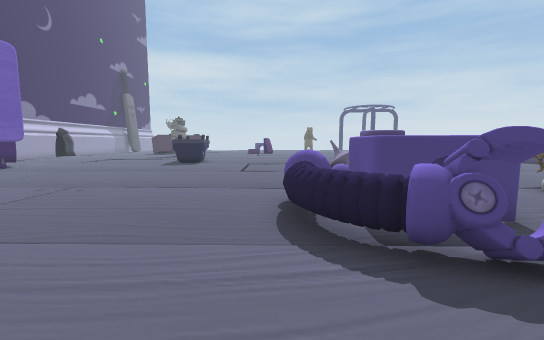
[1] (above)

24 first-person views from a walk through a Unity game level. The camera is 1.4 m above the floor, tilts 6° down and sees 90° across. The floor is counted in squares, 1 m on a side. Each view is taken from the middle of a square. On the plan, view 1 faces up. The plan holds only what a view shows up to about 13 squares ahead; the rest is blank. The place goes on beyond the plan. The player character is not drawn. Some surface patterns are stand-ins.

[2]
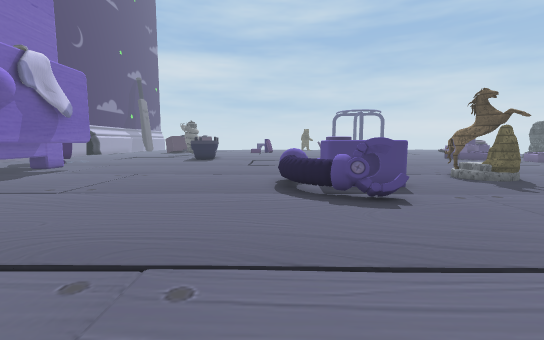

[3]
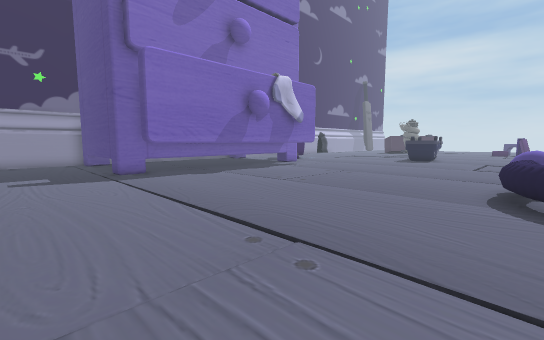

[4]
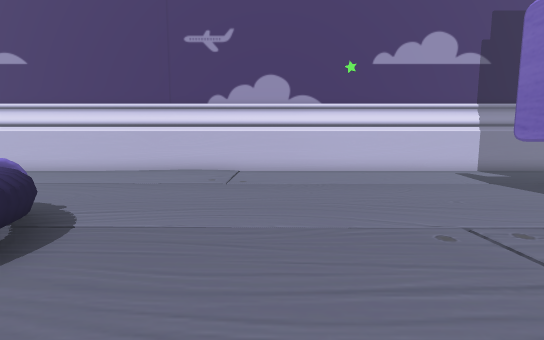

[5]
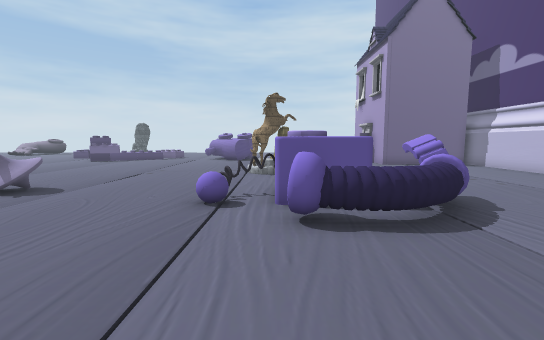

[6]
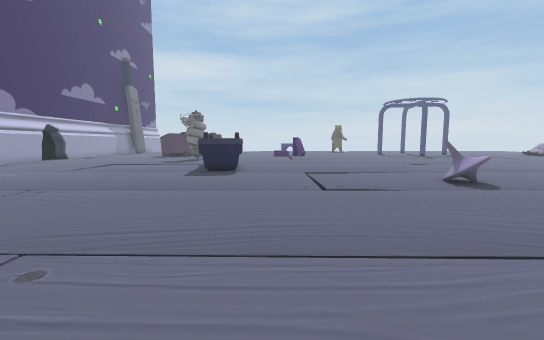

[7]
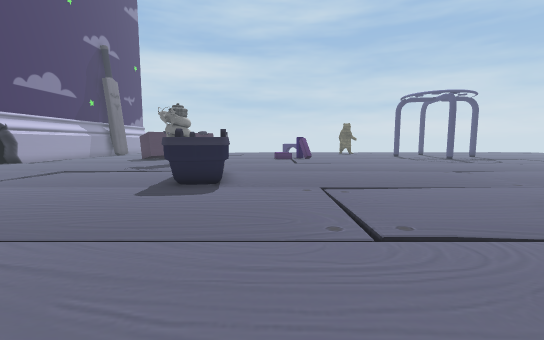

[8]
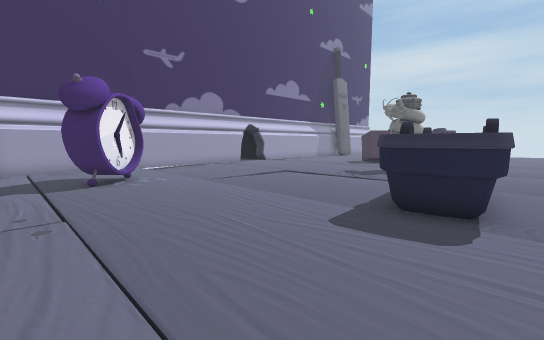

[9]
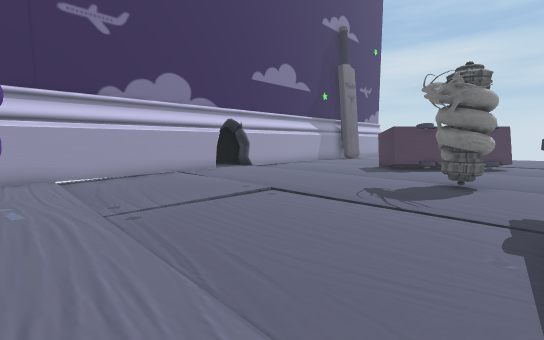

[10]
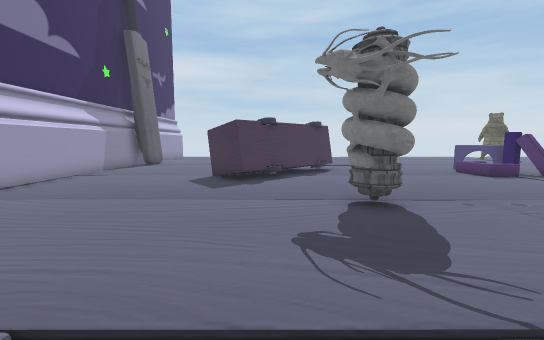

[11]
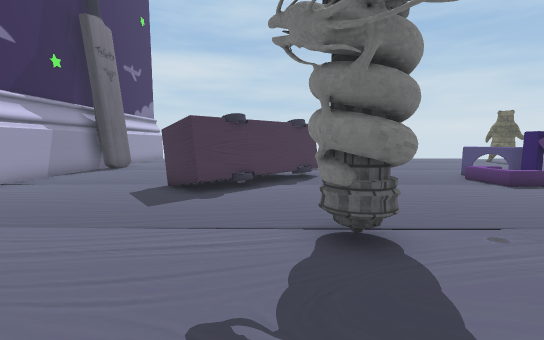

[12]
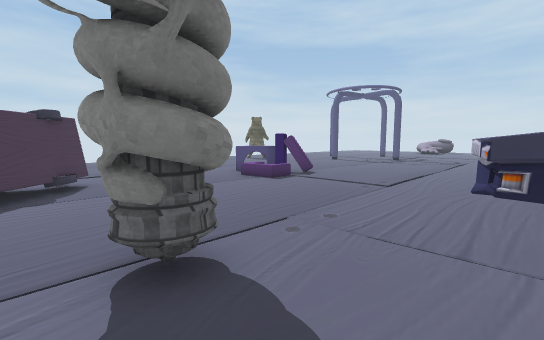

[13]
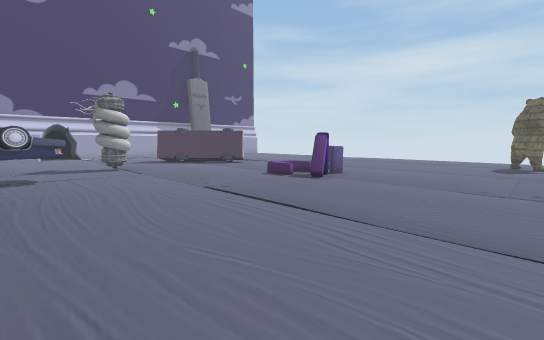

[14]
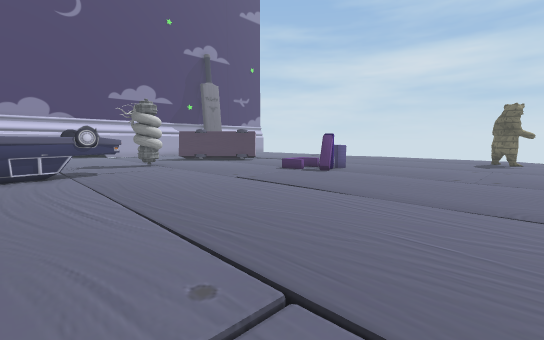

[15]
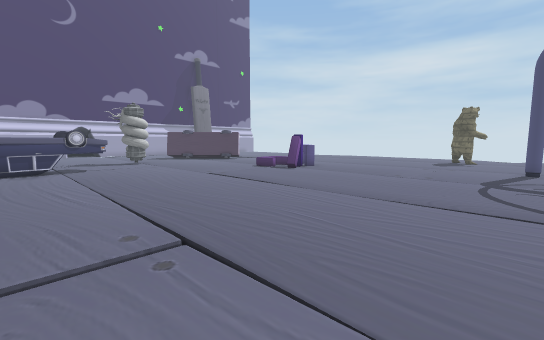

[16]
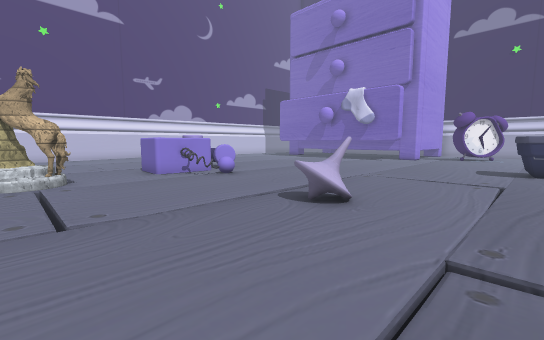

[17]
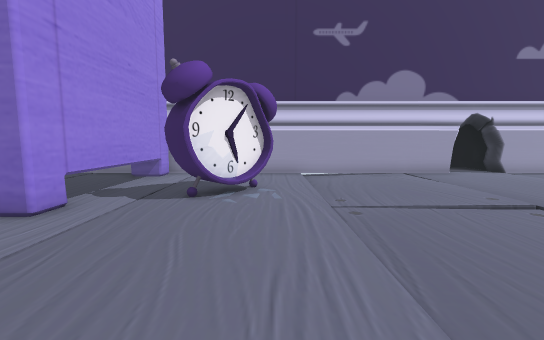

[18]
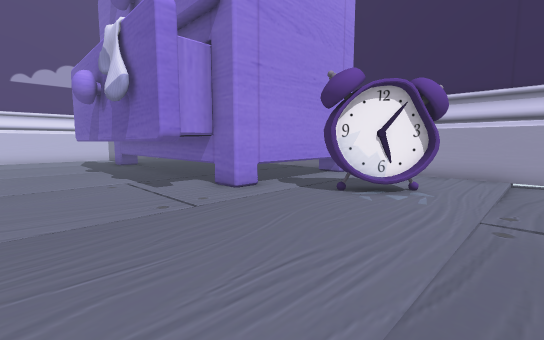

[19]
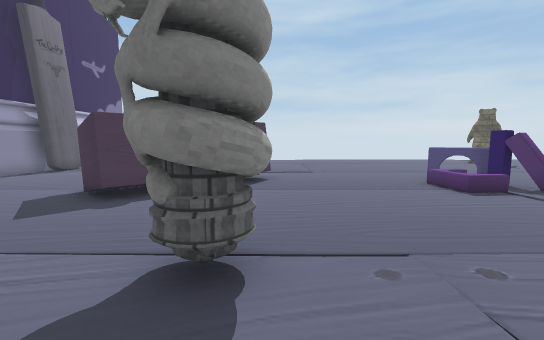

[20]
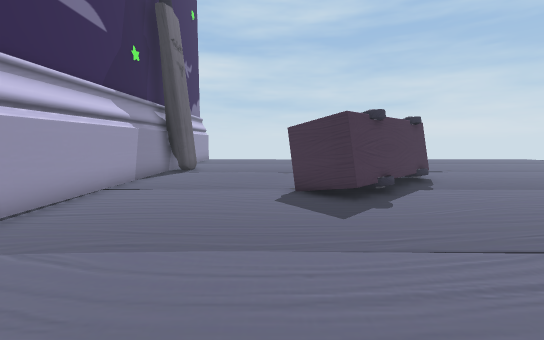

[21]
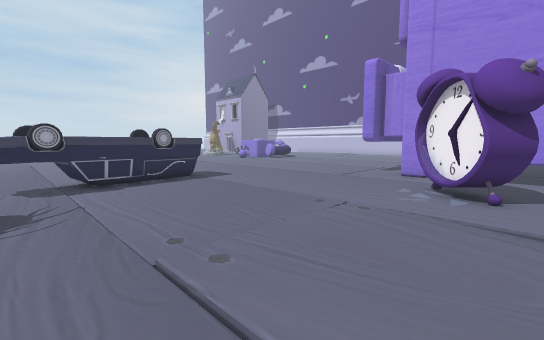

[22]
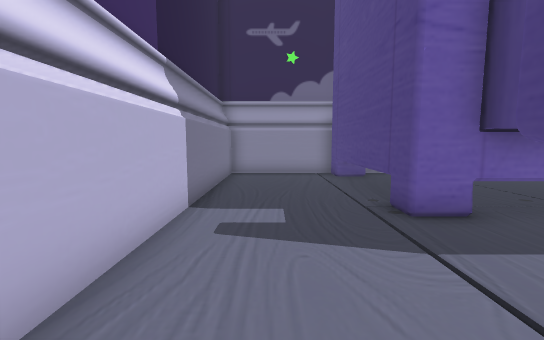

[23]
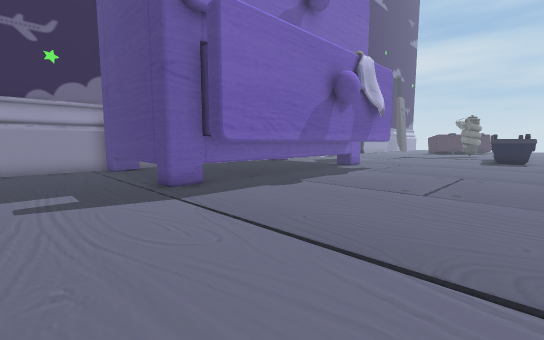

[24]
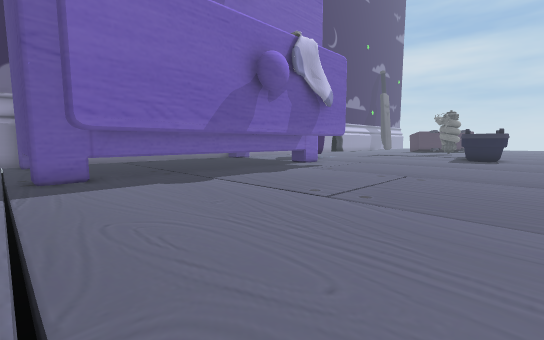

### Floor plan
Key: @ floor where view 1 was taken; # wall or solid block; . main floor; - floor 0.25 m lower than the main floor; / step, stairs or slope; = window, fence, low wall or low ledge; ^ raised ledge; S statue; C clock; A arch; T thing the floor can be seen under or through; O other object.
Columns run from 19 left of view 1 to 9 right of it. Each row starts with its distance up from view 1.
 34 #......    ......  .........#
 33 #......   #......AA..........
 32 #.....   ##......OAA.........
 31 #/////####........AA.........
 30 #.....###....................
 29 #............................
 28 #............................
 27 #.........S..................
 26 #.........SS.................
 25 ..........S..................
 24 #............................
 23 #...........^^T..............
 22 #//////.....##T..............
 21 #...../.....##T..............
 20 #...../.....###..............
 19 #...../......##............
 18 #-..../......##..............
 17 #............##..............
 16 #...C........................
 15 #..C#C.................=.....
 14 #... CC...............==.....
 13 #... C...........////////////
 12 #............................
 11 ##^^^^##.....................
 10 #^     ###...................
  9 #      ###...........=.......
  8        ###...........==....S.
  7        ###...........^##...SS
  6        ###.........==###...SS
  5        ###.........==^##.....
  4        ###..........=##.....
  3        ###..........==#....
  2        ###.................
  1  #     ###...............
  0 ##^^^^##./.........@......
 -1 #/----/////////////////////
 -2 #...........................
 -3 #............................
 -4 #............................
 -5 #############################

Positions as (right, up) in squares from view 1, and headings:
1: (0, 0), facing up
2: (0, -4), facing up
3: (1, -4), facing up-left
4: (-3, 8), facing down
5: (-4, 7), facing right
6: (-3, 5), facing up
7: (-3, 9), facing up
8: (-4, 12), facing up-left
9: (-7, 16), facing up-left
10: (-11, 20), facing up
11: (-10, 22), facing up
12: (-10, 23), facing up-right
13: (6, 22), facing up-left
14: (7, 20), facing up-left
15: (9, 20), facing up-left
16: (9, 18), facing down-left
17: (-7, 16), facing left
18: (-7, 18), facing down-left
19: (-8, 23), facing up
20: (-14, 23), facing up
21: (-16, 23), facing down-right
22: (-7, -3), facing left
23: (-4, -4), facing up-left
24: (-3, -1), facing up-left
